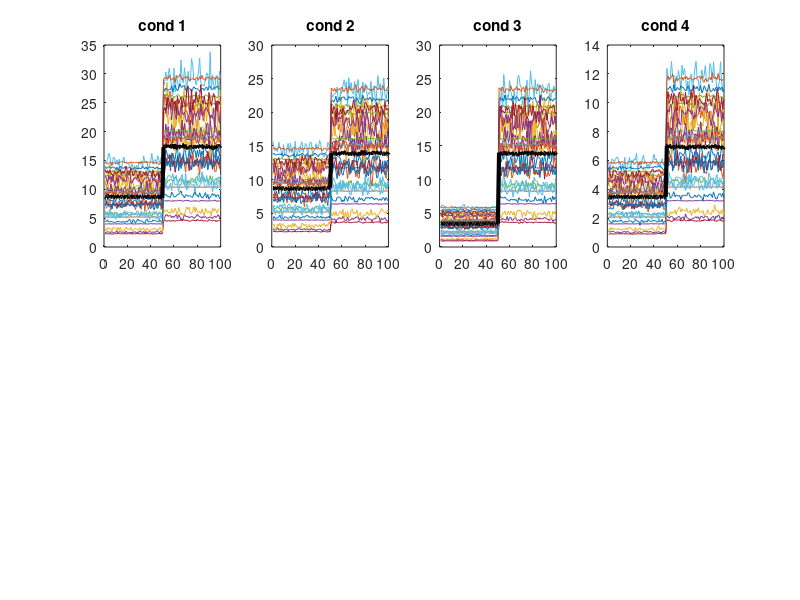

The MATLAB script that drew this image: (Note: this script raises an error after producing the figure.)
% function testsim_psth_normalization
% different normalization approaches for PSTH

N = 30; % number of neurons
n_trials = 40;
n_samples = 100; 

% 4 conditions

% 1 CHCS
b(1) = 0.5;
r(1) = 1;

% 2 CHIS
b(2) = 0.5;
r(2) = 0.8;

% 3 ISCS
b(3) = 0.2;
r(3) = 0.8;

% 4 ISIH
b(4) = 0.2;
r(4) = 0.4;

idx_b = 1:n_samples/2;
idx_r = n_samples/2+1:n_samples;

R = zeros(N,4,n_trials,n_samples);


low_fr = 1; high_fr  = 30; RA = low_fr + (high_fr-low_fr).*rand(N,1); % response amplitude level for each neuron, between a and b
noise = 0.01 + (0.5-0.01).*rand(N,1);

for c = 1:4,
    
    for n = 1:N, % for each neuron
        R(n,c,:,idx_b)=b(c)*RA(n)*(ones(n_trials,length(idx_b))+noise(n)*randn(n_trials,length(idx_b)));
        R(n,c,:,idx_r)=r(c)*RA(n)*(ones(n_trials,length(idx_b))+noise(n)*randn(n_trials,length(idx_b)));
        
    end  
    
end


figure('Position',[100 100 1200 400]);
subplot(2,4,1);
plot(squeeze(mean(R(:,1,:,:),3))'); hold on
plot(mean(squeeze(mean(R(:,1,:,:),3)),1),'k','LineWidth',3);
title('cond 1');

subplot(2,4,2);
plot(squeeze(mean(R(:,2,:,:),3))'); hold on
plot(mean(squeeze(mean(R(:,2,:,:),3)),1),'k','LineWidth',3);
title('cond 2');

subplot(2,4,3);
plot(squeeze(mean(R(:,3,:,:),3))'); hold on
plot(mean(squeeze(mean(R(:,3,:,:),3)),1),'k','LineWidth',3);
title('cond 3');

subplot(2,4,4);
plot(squeeze(mean(R(:,4,:,:),3))'); hold on
plot(mean(squeeze(mean(R(:,4,:,:),3)),1),'k','LineWidth',3);
title('cond 4');

ig_set_axes_equal_lim(get(gcf,'Children'),'all')

normalization = 'divisive across cond';

switch normalization
    
    case 'divisive across cond'
        
        nor = squeeze(mean(R(:,:,:,idx_b),4));
        nor = reshape(nor,N,4*n_trials);
        nor = mean(nor,2);
        
        for n=1:N,
            Rn(n,:,:,:) = R(n,:,:,:)/nor(n);
        end
    
end

hn(1) = subplot(2,4,5);
plot(squeeze(mean(Rn(:,1,:,:),3))'); hold on
plot(mean(squeeze(mean(Rn(:,1,:,:),3)),1),'k','LineWidth',3);
title(normalization);

hn(2) = subplot(2,4,6);
plot(squeeze(mean(Rn(:,2,:,:),3))'); hold on
plot(mean(squeeze(mean(Rn(:,2,:,:),3)),1),'k','LineWidth',3);
hn(3) = subplot(2,4,7);
plot(squeeze(mean(Rn(:,3,:,:),3))'); hold on
plot(mean(squeeze(mean(Rn(:,3,:,:),3)),1),'k','LineWidth',3);
hn(4) = subplot(2,4,8);
plot(squeeze(mean(Rn(:,4,:,:),3))'); hold on
plot(mean(squeeze(mean(Rn(:,4,:,:),3)),1),'k','LineWidth',3);

ig_set_axes_equal_lim(hn,'all');






